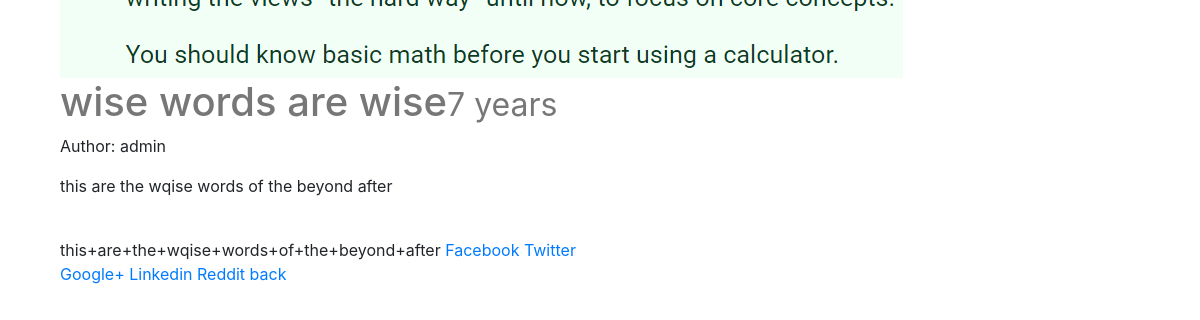
Screenshot of /posts/8/ with the database file from the repository.
### posts/models.py (models this page shows, shortened)
class Post(models.Model):
	user = models.ForeignKey(settings.AUTH_USER_MODEL, default=1, null=True, on_delete=models.SET_NULL)
	title = models.CharField(max_length=120)
	slug = models.SlugField(unique=True)
	image = models.ImageField(upload_to=upload_location,
		null=True,
		blank=True,
		width_field="width_field",
		height_field="height_field")
	height_field = models.IntegerField(default=0)
	width_field = models.IntegerField(default=0)
	draft = models.BooleanField(default=False)
	publish = models.DateField(auto_now=False, auto_now_add=False)
	content = models.TextField()
	updated = models.DateTimeField(auto_now=True, auto_now_add=False)
	timestamp = models.DateTimeField(auto_now=False, auto_now_add=True)
	class Meta:
		ordering = ["-timestamp", "-updated"]

### posts/views.py (the view)
# urls.py: path('<int:id>/', views.post_detail, name = 'detail'),
def post_detail(request, id=None):
	instance = get_object_or_404(Post, id = id)
	share_string = quote_plus(instance.content)
	context = {
		"title": instance.title,
		"instance": instance,
		"share_string": share_string,
	}
	return render(request, "post_detail.html", context)

### posts/templatetags/urlify.py (called while the page is built)
@register.filter
def urlify(value):
	return quote_plus(value)

### templates/post_detail.html (shortened to what this page needs)
{% extends "base.html" %}
{% load urlify %}
{% block content %}
<div class='col-sm-6 col-sm-offset-3'>
	{% if instance.image %}
	<img src='{{ instance.image.url }}' class='img-responsive' />
	{% endif %}
	<h1>{{ title }}<small>{{ instance.publish|timesince }}</small></h1>
	<p>Author: {{ instance.user }}</p>
	{{ instance.content|linebreaks }}<br/>
	{{ share_string }}
	<a href="https://www.facebook.com/sharer/sharer.php?u=http://CodingForEntrepreneurs.com/">Facebook</a>
	<a href="https://twitter.com/home?status={{ instance.content|urlify|truncatechars:20 }}%20">Twitter</a>
	<a href='https://plus.google.com/share?url=http://codingforentrepreneurs.com'>Google+</a>
	<a href="https://www.linkedin.com/shareArticle?mini=true&url=http://swiftforentrepreneurs.com/&title=Be%20first%20%7C%20Join%20Swift%20for%20Entrepreneurs&summary={{ share_string }}&source=http://swiftforentrepreneurs.com/">Linkedin</a>
	<a href="http://www.reddit.com/submit?url=http://swiftforentrepreneurs.com/&title={{ instance.title }}%20">Reddit</a>
	<a href = '{% url "posts:list" %}'>back</a>
</div>
{% endblock content %}

### static/css/base.css (style rules this page uses)
h1 { color: #777777; }

### rows the page displays
Post: image (picture), title "wise words are wise", publish "7 years", user "admin", content "this are the wqise words of the beyond after"

### other values shown
{{ share_string }} "this+are+the+wqise+words+of+the+beyond+after"
